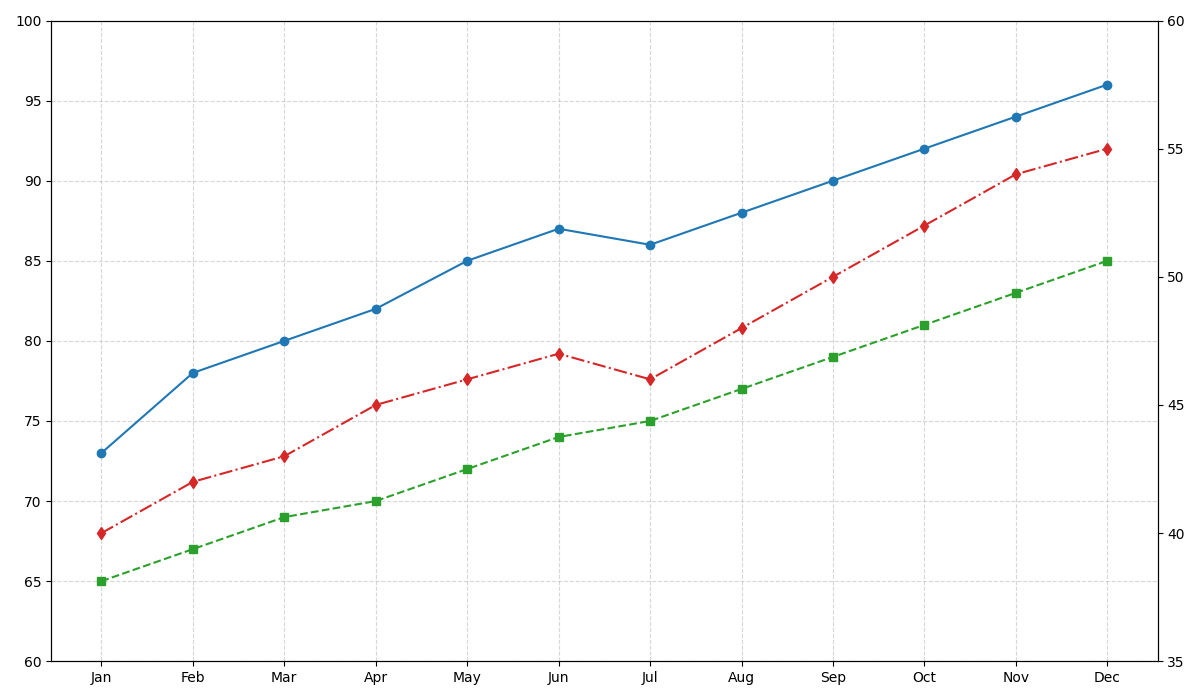

Recreate this plot in Python.
import matplotlib.pyplot as plt
import numpy as np

months = np.array([
    'Jan', 'Feb', 'Mar', 'Apr', 'May', 'Jun',
    'Jul', 'Aug', 'Sep', 'Oct', 'Nov', 'Dec'
])
productivity_software = np.array([73, 78, 80, 82, 85, 87, 86, 88, 90, 92, 94, 96])
productivity_hardware = np.array([65, 67, 69, 70, 72, 74, 75, 77, 79, 81, 83, 85])
hours_worked = np.array([40, 42, 43, 45, 46, 47, 46, 48, 50, 52, 54, 55])

fig, ax1 = plt.subplots(figsize=(12, 7))

ax1.plot(months, productivity_software, 'o-', color='tab:blue')
ax1.plot(months, productivity_hardware, 's--', color='tab:green')

ax1.set_ylim(60, 100)
ax1.set_xticks(months)
ax1.grid(True, linestyle='--', alpha=0.5)

ax2 = ax1.twinx()
ax2.plot(months, hours_worked, 'd-.', color='tab:red')
ax2.set_ylim(35, 60)

plt.tight_layout()
plt.show()
